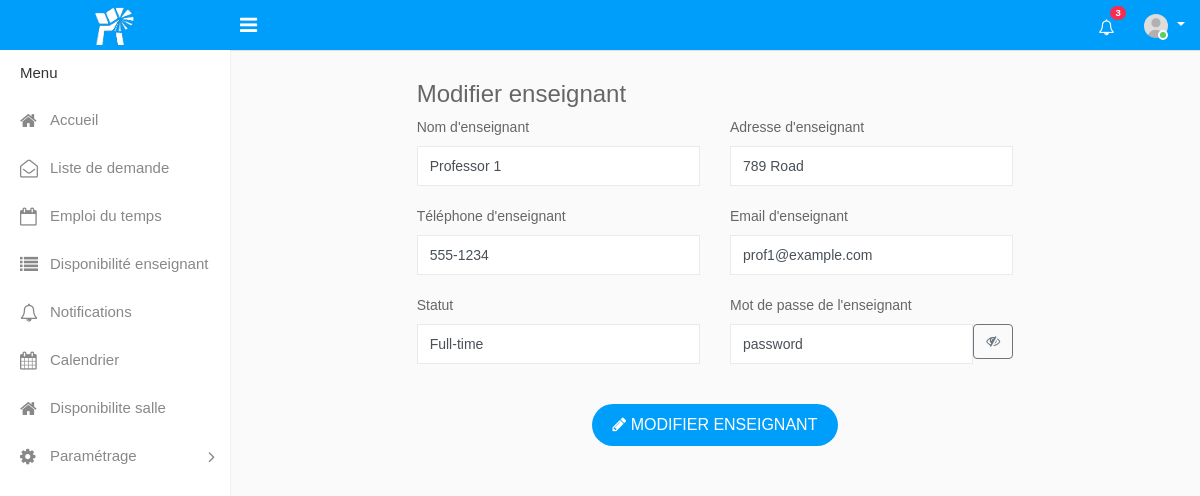
Screenshot of /edit_enseignant.php?id_enseignant=1 with the database file from the repository.
### tables this page shows
CREATE TABLE `enseignant` (
  `id_enseignant` int(11) NOT NULL,
  `nom_enseignant` varchar(50) NOT NULL,
  `email_enseignant` varchar(50) NOT NULL,
  `adresse` varchar(50) NOT NULL,
  `telephone` varchar(50) NOT NULL,
  `statut_enseignant` varchar(50) NOT NULL,
  `password` varchar(50) NOT NULL
);

### edit_enseignant.php (the view, shortened to what this page needs)
<?php
include_once("config.php");
if (isset($_GET['id_enseignant'])) {
    $id_enseignant = $_GET['id_enseignant'];
    $result = mysqli_query($mysqli, "SELECT * FROM enseignant WHERE id_enseignant='$id_enseignant'");
    if ($res = mysqli_fetch_array($result)) {
        $nom_enseignant = $res["nom_enseignant"];
        $email_enseignant = $res["email_enseignant"];
        $adresse = $res["adresse"];
        $telephone = $res["telephone"];
        $statut_enseignant = $res["statut_enseignant"];
        $password = $res["password"];
    } else {
        echo "ID de l'enseignant non trouvé.";
        exit;
    }
} else {
    echo "ID de l'enseignant non spécifié.";
    exit;
}
?>
<!DOCTYPE html>
<html lang="en">
<head>
    <link rel="stylesheet" type="text/css" href="assets/css/bootstrap.min.css">
    <link rel="stylesheet" type="text/css" href="assets/css/font-awesome.min.css">
    <link rel="stylesheet" type="text/css" href="assets/css/select2.min.css">
    <link rel="stylesheet" type="text/css" href="assets/css/style.css">
</head>
<body>
    <div class="main-wrapper">
        <div class="header">
            <div class="header-left">
                <a href="index-2.php" class="logo">
                    <img src="assets/img/mundiap.png" width="40" height="40">
                </a>
            </div>
            <a id="toggle_btn" href="javascript:void(0);"><i class="fa fa-bars"></i></a>
            <ul class="nav user-menu float-right">
                <li class="nav-item dropdown">
                    <a href="#" class="dropdown-toggle nav-link" data-toggle="dropdown"><i class="fa fa-bell-o"></i> <span class="badge badge-pill bg-danger float-right">3</span></a>
                </li>
                <li class="nav-item dropdown has-arrow">
                    <a href="#" class="dropdown-toggle nav-link user-link" data-toggle="dropdown">
                        <span class="user-img"><img class="rounded-circle" src="assets/img/user.jpg" width="40" alt="Admin">
                            <span class="status online"></span></span>
                    </a>
                </li>
            </ul>
        </div>
        <div class="sidebar" id="sidebar">
            <div class="sidebar-inner slimscroll">
                <div id="sidebar-menu" class="sidebar-menu">
                    <ul>
                        <li class="menu-title">Menu</li>
                        <li>
                            <a href="index-2.php"><i class="fa fa-home"></i> <span>Accueil</span></a>
                        </li>
                        <li>
                            <a href="demande.php"><i class="fa fa-envelope-open-o"></i> <span>Liste de demande</span></a>
                        </li>
                        <li>
                            <a href="emploi.php"><i class="fa fa-calendar-o"></i> <span>Emploi du temps</span></a>
                        </li>
                        <li >
                            <a href="disponibilite.php"><i class="fa fa-list"></i> <span>Disponibilité enseignant</span></a>
                        <li>
                        <li>
                            <a href="notification.php"><i class="fa fa-bell-o"></i> <span>Notifications</span></a>
                        </li>
                        <li>
                            <a href="calendar.php"><i class="fa fa-calendar"></i> <span>Calendrier</span></a>
                        </li>
                        <li>
                        <a href="disposalle.php"><i class="fa fa-home"></i> <span>Disponibilite salle</span></a>
                        </li>
                        <li class="submenu">
                            <a href="#"><i class="fa fa-cog"></i> <span> Paramétrage </span> <span class="menu-arrow"></span></a>
                        </li>
                    </ul>
                </div>
            </div>
        </div>
        <div class="page-wrapper">
            <div class="content">
                <div class="row">
                    <div class="col-lg-8 offset-lg-2">
                        <h3>Modifier enseignant</h3>
                    </div>
                </div>
                <div class="row">
                    <div class="col-lg-8 offset-lg-2">
                        <form action="modifierEnseignant.php?id_enseignant=<?php echo $id_enseignant; ?>" method="POST">
                            <div class="row">
                                <div class="col-sm-6">
                                    <div class="form-group">
                                        <label>Nom d'enseignant</label>
                                        <input class="form-control" type="text" name="nom_enseignant" value="<?php echo $nom_enseignant; ?>">
                                    </div>
                                </div>
                                <div class="col-sm-6">
                                    <div class="form-group">
                                        <label>Adresse d'enseignant</label>
                                        <input class="form-control" type="text" name="adresse" value="<?php echo $adresse; ?>">
                                    </div>
                                </div>
                                <div class="col-sm-6">
                                    <div class="form-group">
                                        <label>Téléphone d'enseignant</label>
                                        <input class="form-control" type="text" name="telephone" value="<?php echo $telephone; ?>">
                                    </div>
                                </div>
                                <div class="col-sm-6">
                                    <div class="form-group">
                                        <label>Email d'enseignant</label>
                                        <input class="form-control" type="email" name="email_enseignant" value="<?php echo $email_enseignant; ?>">
                                    </div>
                                </div>
                                <div class="col-sm-6">
                                    <div class="form-group">
                                        <label>Statut</label>
                                        <input class="form-control" type="text" name="statut_enseignant" value="<?php echo $statut_enseignant; ?>">
                                    </div>
                                </div>
                            <div class="col-sm-6">
                                <div class="form-group">
                                    <label>Mot de passe de l'enseignant</label>
                                    <div class="input-group">
                                        <input class="form-control" type="password" name="password" id="password-input" value="<?php echo isset($password) ? $password : ''; ?>">
                                        <span class="input-group-btn">
                                            <button type="button" id="toggle-password" class="btn btn-outline-secondary" onclick="togglePasswordVisibility()"><i class="fa fa-eye"></i></button>
                                        </span>
                                    </div>
                                </div>
                            </div>
                            </div>
                            <div class="m-t-20 text-center">
                                <button class="btn btn-primary submit-btn" type="submit"><i class="fa fa-pencil" aria-hidden="true"></i> Modifier Enseignant</button>
                            </div>
                        </form>
                    </div>
                </div>
            </div>
        </div>
    </div>
</body>
</html>

### rows the page displays
enseignant: nom_enseignant "Professor 1", adresse "789 Road", telephone "555-1234", email_enseignant "prof1@example.com", statut_enseignant "Full-time", password "password"
